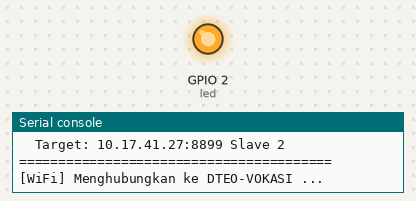
The program below on a simulated ESP32 board running MicroPython. Shown: output pins drawn as LEDs (lit = HIGH), the last lines printed to the serial console. WiFi joins after 1.5 s; outgoing connections fail.

Above: at 0.1 s.
At 2.1 s:
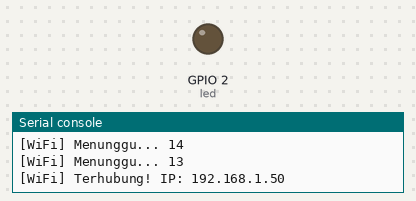
Timing chart, 0 to 3.6 s (numbered marks = the images above):
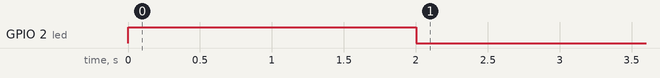

The program:

main.py
```python
"""
esp32_poller/main.py
====================
MicroPython script untuk ESP32 sebagai Modbus TCP poller.
Menggantikan peran poller_bg.py secara permanen di lapangan.

Hardware:
  - ESP32 (NodeMCU, WROOM, dll.)
  - Sumber daya: USB 5V / powerbank / baterai + TP4056
  - Terhubung ke WiFi yang sama dengan HF2211

Flash MicroPython ke ESP32:
  1. Download firmware: https://micropython.org/download/esp32/
  2. esptool.py --chip esp32 erase_flash
  3. esptool.py --chip esp32 write_flash -z 0x1000 esp32.bin
  4. Upload file ini dengan: ampy put main.py / mpremote copy main.py

Cara upload ke ESP32:
  pip install mpremote
  mpremote connect COMx cp main.py :main.py
"""

import network
import socket
import time
import struct
import machine

# LED Indikator (GPIO 2, active LOW pada ESP8266)
led = machine.Pin(2, machine.Pin.OUT)
led.value(1)  # Matikan LED awal


# ============================================================
# KONFIGURASI — SESUAIKAN INI
# ============================================================
WIFI_SSID     = 'DTEO-VOKASI'   # SSID WiFi yang sama dengan HF2211
WIFI_PASSWORD = 'TEO123456'      # Password WiFi

HF2211_IP   = '10.17.41.27'   # IP HF2211 (dari scan_full.py)
HF2211_PORT = 8899             # Port netp HF2211
SLAVE_ID    = 2                # Slave ID sensor aktif (sensor 1 rusak)
POLL_INTERVAL = 2              # detik antar poll
RECONNECT_DELAY = 10           # detik sebelum reconnect WiFi
AUTO_SCAN   = True             # Scan otomatis jika IP HF2211 tidak ditemukan
# ============================================================


def build_modbus_tcp_request(slave_id, start_reg, count, tx_id=1):
    """
    Bangun Modbus TCP request (MBAP header + PDU).
    Sama seperti yang dilakukan pyModbusTCP di laptop.
    """
    pdu  = bytes([slave_id, 0x03])            # Function Code 03 (Read Holding Registers)
    pdu += struct.pack('>H', start_reg)        # Start register (2 bytes big-endian)
    pdu += struct.pack('>H', count)            # Register count
    # MBAP Header: Transaction ID (2B) + Protocol (00 00) + Length (2B)
    mbap = struct.pack('>H', tx_id) + b'\x00\x00' + struct.pack('>H', len(pdu))
    return mbap + pdu


def connect_wifi():
    """Hubungkan ke WiFi, tunggu sampai konek."""
    wlan = network.WLAN(network.STA_IF)
    wlan.active(True)
    if wlan.isconnected():
        return wlan

    print('[WiFi] Menghubungkan ke', WIFI_SSID, '...')
    wlan.connect(WIFI_SSID, WIFI_PASSWORD)

    timeout = 15  # detik
    while not wlan.isconnected() and timeout > 0:
        time.sleep(1)
        timeout -= 1
        print('[WiFi] Menunggu...', timeout)

    if wlan.isconnected():
        print('[WiFi] Terhubung! IP:', wlan.ifconfig()[0])
    else:
        print('[WiFi] GAGAL terhubung!')
    return wlan


def scan_for_hf2211():
    """
    Scan subnet /24 lokal untuk cari HF2211 (port 8899 terbuka).
    Dipanggil otomatis jika koneksi ke HF2211_IP gagal.
    """
    wlan = network.WLAN(network.STA_IF)
    my_ip = wlan.ifconfig()[0]          # e.g. '10.17.41.158'
    parts = my_ip.rsplit('.', 1)         # ['10.17.41', '158']
    base  = parts[0]                     # '10.17.41'
    print('[SCAN] Mencari HF2211 di %s.1-254 ...' % base)

    for i in range(1, 255):
        ip = '%s.%d' % (base, i)
        s = socket.socket()
        s.settimeout(0.3)
        try:
            s.connect((ip, HF2211_PORT))
            s.close()
            print('[SCAN] HF2211 ditemukan di:', ip)
            return ip
        except OSError:
            pass
        finally:
            try: s.close()
            except: pass

    print('[SCAN] HF2211 tidak ditemukan!')
    return None


def connect_hf2211(current_ip):
    """Buka koneksi persistent ke HF2211 netp. Auto-scan jika IP berubah."""
    global HF2211_IP
    target_ip = current_ip

    # Coba koneksi ke IP yang diketahui
    s = socket.socket()
    s.settimeout(5)
    try:
        s.connect((target_ip, HF2211_PORT))
    except OSError:
        s.close()
        # Jika gagal dan AUTO_SCAN aktif, cari IP baru
        if AUTO_SCAN:
            print('[HF2211] IP %s tidak reachable, mulai scan...' % target_ip)
            found = scan_for_hf2211()
            if found:
                HF2211_IP = found   # Update IP di memori
                target_ip = found
                s = socket.socket()
                s.settimeout(5)
                s.connect((target_ip, HF2211_PORT))
            else:
                raise OSError('HF2211 tidak ditemukan di jaringan')
        else:
            raise

    s.settimeout(3)
    print('[HF2211] Koneksi persistent ke %s:%d terbuka' % (target_ip, HF2211_PORT))
    return s


def run_poller():
    """
    Loop utama polling sensor dengan koneksi PERSISTENT.
    Koneksi TCP ke HF2211 dipertahankan terbuka — tidak close/reopen
    setiap poll (sama seperti pyModbusTCP auto_open=True, auto_close=False).
    Reconnect otomatis jika koneksi putus.
    """
    tx_id = 1
    ok    = 0
    fail  = 0
    sock  = None

    while True:
        # 1. Pastikan WiFi aktif
        wlan = network.WLAN(network.STA_IF)
        if not wlan.isconnected():
            led.value(0)  # Solid ON: Error WiFi
            print('[WiFi] Terputus, reconnect...')
            if sock:
                try: sock.close()
                except: pass
                sock = None
            connect_wifi()
            if not wlan.isconnected():
                time.sleep(RECONNECT_DELAY)
                continue
            led.value(1)  # Matikan LED jika konek


        # 2. Pastikan koneksi ke HF2211 aktif
        if sock is None:
            led.value(0)  # Solid ON: Error HF2211
            try:
                sock = connect_hf2211(HF2211_IP)
                led.value(1)  # Matikan LED jika konek
            except OSError as e:
                fail += 1
                print('[HF2211] Gagal konek: %s (%d kali)' % (str(e), fail))
                time.sleep(5)
                continue

        # 3. Kirim Modbus TCP request melalui koneksi yang sudah ada
        try:
            req = build_modbus_tcp_request(SLAVE_ID, 0, 8, tx_id)
            sock.send(req)
            resp = sock.recv(256)   # Terima & buang (VPS yang proses)

            # Blink LED saat berhasil kirim
            led.value(0)
            time.sleep(0.05)
            led.value(1)

            ok   += 1
            tx_id = (tx_id % 65535) + 1

            if ok % 30 == 1:
                print('[POLL] OK #%d | Gagal: %d' % (ok, fail))

        except OSError as e:
            fail += 1
            led.value(0)  # Solid ON: Error Poll
            print('[POLL] Koneksi error: %s — reconnect...' % str(e))
            try: sock.close()
            except: pass
            sock = None   # Akan reconnect di iterasi berikutnya

        time.sleep(POLL_INTERVAL)


# ============================================================
# MAIN
# ============================================================
print('=' * 40)
print('  ESP32 MODBUS POLLER')
print('  Target: %s:%d Slave %d' % (HF2211_IP, HF2211_PORT, SLAVE_ID))
print('=' * 40)

connect_wifi()
run_poller()
```

Measured:
- by itself, GPIO 2 (led): HIGH → LOW at 2.0 s
